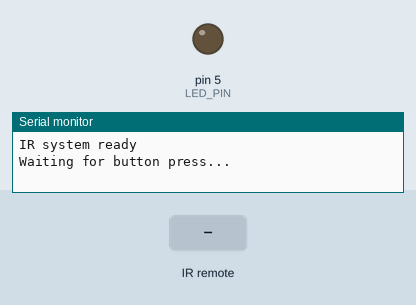
Recording of a sketch running on a simulated Arduino Uno, built with avr-gcc and run on an emulated ATmega328P. On the bench: output pins drawn as LEDs (lit = HIGH), the last lines printed to the serial monitor. Inputs (shaded band) come from the test bench.

Above: at 1.2 s.
1.3 s: infrared code 0xBA45FF00 received
At 2.7 s:
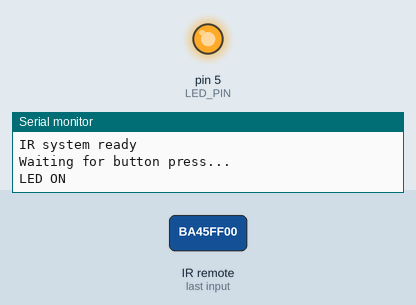
Timing chart, 0 to 4.3 s (numbered marks = the images above; inputs shaded):
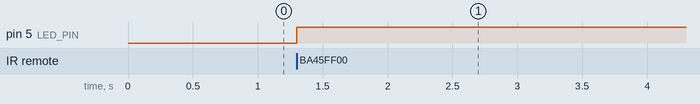

The sketch:

irremote-with-led.ino
```cpp
#include <IRremote.h>   // Include IRremote library (new version)

// ---------------- PIN DEFINITIONS ----------------
#define IR_RECEIVE_PIN 11   // IR receiver DATA pin connected to D__
#define LED_PIN 5           // LED connected to pin_ (with 220Ω resistor)

// ---------------- VALID IR CODE ----------------
// Replace this value with the IR code of ONLY ONE button you want to allow
#define VALID_CODE 0xBA45FF00   // <-- CHANGE THIS to your remote button code

// ---------------- VARIABLES ----------------
bool ledState = false;   // Store current LED state
                         // false = LED OFF
                         // true  = LED ON

void setup() {
  Serial.begin(9600);        // Start Serial Monitor at 9600 baud
  pinMode(LED_PIN, OUTPUT); // Set LED pin as OUTPUT

  // Initialize IR receiver
  IrReceiver.begin(IR_RECEIVE_PIN);

  Serial.println("IR system ready");
  Serial.println("Waiting for button press...");
}

void loop() {

  // Check if an IR signal has been received
  if (IrReceiver.decode()) {

    // Read the raw IR code received from the remote
    unsigned long receivedCode = IrReceiver.decodedIRData.decodedRawData;

    // ---------------- IGNORE REPEAT CODE ----------------
    // When you HOLD a button, the remote sends 0xFFFFFFFF
    // This is NOT a real button press, so we ignore it
    if (receivedCode == 0xFFFFFFFF) {
      IrReceiver.resume();   // Prepare to receive the next signal
      return;                // Exit loop immediately
    }

    // ---------------- CHECK VALID BUTTON ----------------
    if (receivedCode == VALID_CODE) {

      // Toggle LED state (ON -> OFF, OFF -> ON)
      ledState = !ledState;

      // Apply LED state to the hardware pin
      digitalWrite(LED_PIN, ledState);

      // Print LED status to Serial Monitor
      if (ledState) {
        Serial.println("LED ON");
      } else {
        Serial.println("LED OFF");
      }

    }
    else {
      // Any other button is NOT allowed
      Serial.println("ERROR: WRONG BUTTON");
    }

    delay(300);              // Debounce delay to avoid multiple triggers
    IrReceiver.resume();     // Ready to receive the next IR signal
  }
}
```

Measured:
- after the input at 1.3 s, pin 5 (LED_PIN): LOW → HIGH at once
